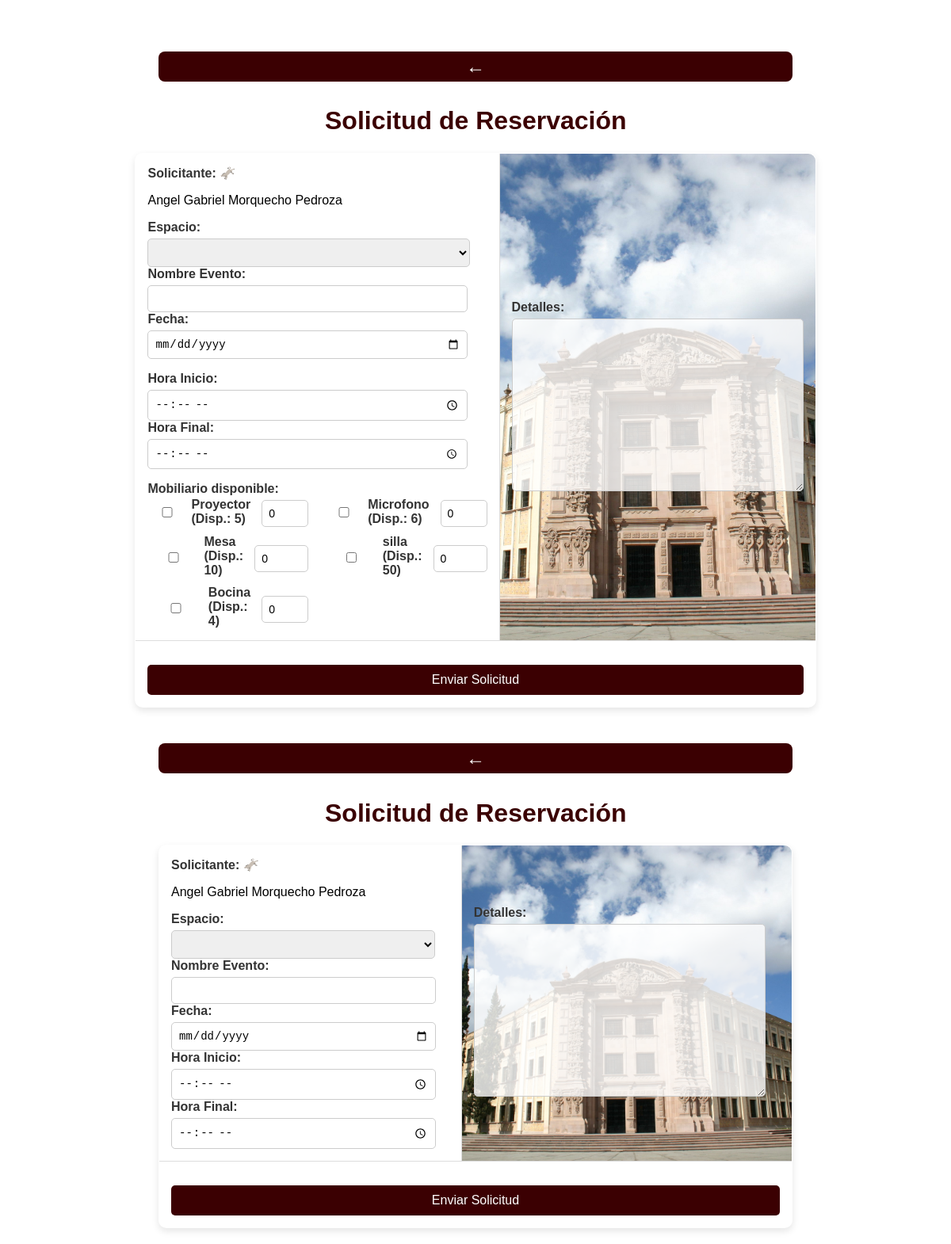
Page /app/peticiones.php (signed in) on the committed database.
### tables this page shows
CREATE TABLE `usuarios` (
  `id_usuario` int(5) NOT NULL,
  `nombre` varchar(30) NOT NULL,
  `ap_paterno` varchar(20) NOT NULL,
  `ap_materno` varchar(20) NOT NULL,
  `id_tipousuario` int(1) NOT NULL,
  `nombre_organizacion` varchar(50) DEFAULT NULL,
  `correo` varchar(30) NOT NULL,
  `contrasena` varchar(20) NOT NULL,
  `fecha_creacion` timestamp NOT NULL DEFAULT current_timestamp()
);

CREATE TABLE `mobiliario` (
  `id_mobiliario` int(11) NOT NULL,
  `nombre_mobiliario` varchar(20) NOT NULL,
  `descripcion_mobiliario` varchar(50) NOT NULL,
  `unidades_disponibles` int(11) NOT NULL
);

### app/peticiones.php (the view, shortened to what this page needs)
<!DOCTYPE html>
<html lang="en">
<head>
    <link rel="stylesheet" href="css/peticiones.css">
</head>
<body>
<div class="titulo">
<a href="mainpage.php"><button class="back-btn">&#8592;</button></a>
    <h1>Solicitud de Reservación</h1>
</div>
        <form  action="registrarPeticiones.php" method="POST" class="formulario" id="formulario">
            <table border="1">
                <tr>
                    <td>
                        <label for="solicitante" >Solicitante: 🫏</label>
                        <?php
                        include "conexionBD.php";
                        $usuario = $_SESSION['usuario'];
                        $query1 = "SELECT nombre, ap_paterno, ap_materno FROM usuarios WHERE correo = '$usuario'";
                        $result1 = $conexion->query($query1);
                        if ($result1 && $result1->num_rows > 0) {
                            $row = $result1->fetch_assoc();
                            echo "<p>{$row['nombre']} {$row['ap_paterno']} {$row['ap_materno']}</p>";
                        } else {
                            echo "<p>No se encontró el solicitante</p>";
                        }
                        ?>
                        <label for="espacio">Espacio:</label>
                        <?php
                        include "conexionBD.php";
                        $query = "SELECT id_espacio, nombre_espacio FROM espacios";
                        $result = $conexion->query($query);
                        ?>
                        <div class="selectTipo">
                            <select id="espacio" name="espacio" required oninvalid="validarCampo(this, 'Falta seleccionar espacio')"
                            oninput="this.setCustomValidity('')">
                                <option value="" selected></option>
                                <?php
                                while ($row = $result->fetch_assoc()) {
                                    echo "<option value='" . $row['id_espacio'] . "'>" . $row['nombre_espacio'] . "</option>";
                                }
                                ?>
                            </select>
                        </div>
                        <label for="nombreEvento">Nombre Evento:</label>
                        <input type="text" id="nombreEvento" name="nombreEvento" required oninvalid="validarCampo(this, 'Falta ingresar nombre del evento')"
                        oninput="this.setCustomValidity('')">
                        <label for="fecha">Fecha:</label>
                        <input type="date" id="fecha" name="fecha" required oninvalid="validarCampo(this, 'Falta seleccionar fecha')"
                        oninput="this.setCustomValidity('')">
                        <label for="horai">Hora Inicio:</label>
                        <input type="time" id="horai" name="horai" required oninvalid="validarCampo(this, 'Falta seleccionar hora')"
                        oninput="this.setCustomValidity('')">
                        <label for="horaf">Hora Final:</label>
                        <input type="time" id="horaf" name="horaf" required oninvalid="validarCampo(this, 'Falta seleccionar hora')"
                        oninput="this.setCustomValidity('')">
                         <label>Mobiliario disponible:</label>
<div class="check-box">
<?php
include "conexionBD.php";
$queryM = "SELECT id_mobiliario, nombre_mobiliario, unidades_disponibles FROM mobiliario";
$resultM = $conexion->query($queryM);
while ($rowM = $resultM->fetch_assoc()) {
    $id = $rowM['id_mobiliario'];
    $nombre = htmlspecialchars($rowM['nombre_mobiliario']);
    $disp = (int)$rowM['unidades_disponibles'];
    echo "<label>
            <input type='checkbox' name='mobiliario[]' value='{$id}'>
            <span class='item-text'>{$nombre} (Disp.: {$disp})</span>
            <input type='hidden' name='cantidad[{$id}]' value='0'>
            <input type='number' name='cantidad[{$id}]' min='0' max='{$disp}' value='0' style='width:70px; margin-left:8px;'>
          </label>";
}
?>
</div>
                    </td>
                    <td class="detalles-con-fondo">
                        <label for="comentarios">Detalles:</label>
                        <textarea id="detalles" name="detalles" required maxlength="300" oninvalid="validarCampo(this, 'Falta ingresar detalles')"
                        oninput="this.setCustomValidity('')"></textarea>
                    </td>
                </tr>
                <tr>
                    <td colspan="2" style="text-align: center;">
                        <button type="submit">Enviar Solicitud</button>
                    </td>
                </tr>
            </table>
        </form>
</body>
<!DOCTYPE html>
<html lang="en">
<head>
    <link rel="stylesheet" href="css/peticiones2.css">
</head>
<body>
<div class="titulo">
<a href="mainpage.php"><button class="back-btn">&#8592;</button></a>
    <h1>Solicitud de Reservación</h1>
</div>
        <form  action="registrarPeticiones.php" method="POST" class="formulario" id="formulario">
            <table border="1">
                <tr>
                    <td>
                        <label for="solicitante" >Solicitante: 🫏</label>
                        <?php
                        include "conexionBD.php";
                        $usuario = $_SESSION['usuario'];
                        $query1 = "SELECT nombre, ap_paterno, ap_materno FROM usuarios WHERE correo = '$usuario'";
                        $result1 = $conexion->query($query1);
                        if ($result1 && $result1->num_rows > 0) {
                            $row = $result1->fetch_assoc();
                            echo "<p>{$row['nombre']} {$row['ap_paterno']} {$row['ap_materno']}</p>";
                        } else {
                            echo "<p>No se encontró el solicitante</p>";
                        }
                        ?>
                        <label for="espacio">Espacio:</label>
                        <?php
                        include "conexionBD.php";
                        $query = "SELECT id_espacio, nombre_espacio FROM espacios";
                        $result = $conexion->query($query);
                        ?>
                        <div class="selectTipo">
                            <select id="espacio" name="espacio" required oninvalid="validarCampo(this, 'Falta seleccionar espacio')"
                            oninput="this.setCustomValidity('')">
                                <option value="" selected></option>
                                <?php
                                while ($row = $result->fetch_assoc()) {
                                    echo "<option value='" . $row['id_espacio'] . "'>" . $row['nombre_espacio'] . "</option>";
                                }
                                ?>
                            </select>
                        </div>
                        <label for="nombreEvento">Nombre Evento:</label>
                        <input type="text" id="nombreEvento" name="nombreEvento" required oninvalid="validarCampo(this, 'Falta ingresar nombre del evento')"
                        oninput="this.setCustomValidity('')">
                        <label for="fecha">Fecha:</label>
                        <input type="date" id="fecha" name="fecha" required oninvalid="validarCampo(this, 'Falta seleccionar fecha')"
                        oninput="this.setCustomValidity('')">
                        <label for="horai">Hora Inicio:</label>
                        <input type="time" id="horai" name="horai" required oninvalid="validarCampo(this, 'Falta seleccionar hora')"
                        oninput="this.setCustomValidity('')">
                        <label for="horaf">Hora Final:</label>
                        <input type="time" id="horaf" name="horaf" required oninvalid="validarCampo(this, 'Falta seleccionar hora')"
                        oninput="this.setCustomValidity('')">
                    </td>
                    <td class="detalles-con-fondo">
                        <label for="comentarios">Detalles:</label>
                        <textarea id="detalles" name="detalles" required maxlength="300" oninvalid="validarCampo(this, 'Falta ingresar detalles')"
                        oninput="this.setCustomValidity('')"></textarea>
                    </td>
                </tr>
                <tr>
                    <td colspan="2" style="text-align: center;">
                        <button type="submit">Enviar Solicitud</button>
                    </td>
                </tr>
            </table>
        </form>
</body>
</html>

### app/css/peticiones.css (style rules this page uses)
body { font-family: Arial, sans-serif; background-color:white; margin: 0; padding: 20px; display: flex; flex-direction: column; align-items: center; justify-content: center; }
.back-btn { background-color: #3b0002; color: white; border: none; font-size: 24px; cursor: pointer; padding: 5px 10px; border-radius: 8px; margin-bottom: 10px; max-width: 850px; }
.titulo { border-collapse: collapse; width: 80%; max-width: 800px; justify-content: center; align-items: center; margin-top: 30px; }
.titulo h1 { color: #3b0002; width: 800px; text-align: justify; margin-left: 210px; }
table { border-collapse: collapse; background: white; border-radius: 10px; box-shadow: 0px 4px 10px rgba(0, 0, 0, 0.1); overflow: hidden; width: 100%; max-width: 800px; }
td { padding: 15px; border: 1px solid #ddd; }
.detalles-con-fondo { background-image: url(../imagenes/tec.jpg); background-size: cover; background-position: center; background-repeat: no-repeat; position: relative; }
.detalles-con-fondo textarea { background-color: rgba(255, 255, 255, 0.8); z-index: 1; position: relative; }
form { display: flex; flex-direction: column; gap: 10px; }
label { font-weight: bold; color: #333; }
input { width: 90%; padding: 8px; margin-top: 5px; border: 1px solid #ccc; border-radius: 5px; font-size: 14px; }
select { width: 95%; padding: 8px; margin-top: 5px; border: 1px solid #ccc; border-radius: 5px; font-size: 14px; }
textarea { width: 350px; height: 200px; padding: 8px; margin-top: 5px; border: 1px solid #ccc; border-radius: 5px; font-size: 14px; }
button { background-color: #3b0002; color: white; padding: 10px 15px; border: none; border-radius: 5px; cursor: pointer; font-size: 16px; margin-top: 15px; width: 100%; }
.check-box { display: grid; grid-template-columns: repeat(2, 1fr); gap: 15px 20px; width: 100%; max-width: 800px; margin: 0 auto; }

### app/css/peticiones2.css (style rules this page uses)
body { font-family: Arial, sans-serif; background-color:white; margin: 0; padding: 20px; display: flex; flex-direction: column; align-items: center; justify-content: center; }
.back-btn { background-color: #3b0002; color: white; border: none; font-size: 24px; cursor: pointer; padding: 5px 10px; border-radius: 8px; margin-bottom: 10px; max-width: 850px; }
.titulo { border-collapse: collapse; width: 80%; max-width: 800px; justify-content: center; align-items: center; margin-top: 30px; }
.titulo h1 { color: #3b0002; width: 800px; text-align: justify; margin-left: 210px; }
table { border-collapse: collapse; background: white; border-radius: 10px; box-shadow: 0px 4px 10px rgba(0, 0, 0, 0.1); overflow: hidden; width: 100%; max-width: 800px; }
td { padding: 15px; border: 1px solid #ddd; }
.detalles-con-fondo { background-image: url(../imagenes/tec.jpg); background-size: cover; background-position: center; background-repeat: no-repeat; position: relative; }
.detalles-con-fondo textarea { background-color: rgba(255, 255, 255, 0.8); z-index: 1; position: relative; }
form { display: flex; flex-direction: column; gap: 10px; }
label { font-weight: bold; color: #333; }
input { width: 90%; padding: 8px; margin-top: 5px; border: 1px solid #ccc; border-radius: 5px; font-size: 14px; }
select { width: 95%; padding: 8px; margin-top: 5px; border: 1px solid #ccc; border-radius: 5px; font-size: 14px; }
textarea { width: 350px; height: 200px; padding: 8px; margin-top: 5px; border: 1px solid #ccc; border-radius: 5px; font-size: 14px; }
button { background-color: #3b0002; color: white; padding: 10px 15px; border: none; border-radius: 5px; cursor: pointer; font-size: 16px; margin-top: 15px; width: 100%; }
.check-box { display: grid; grid-template-columns: repeat(2, 1fr); gap: 10px 20px; }
.check-box label { display: flex; align-items: center; gap: 6px; }

### rows in the picture
usuarios: nombre "Angel Gabriel", ap_paterno "Morquecho", ap_materno "Pedroza"
mobiliario: nombre_mobiliario "Proyector", unidades_disponibles "5"
mobiliario: nombre_mobiliario "Microfono", unidades_disponibles "6"
mobiliario: nombre_mobiliario "Mesa", unidades_disponibles "10"
mobiliario: nombre_mobiliario "silla", unidades_disponibles "50"
mobiliario: nombre_mobiliario "Bocina", unidades_disponibles "4"
